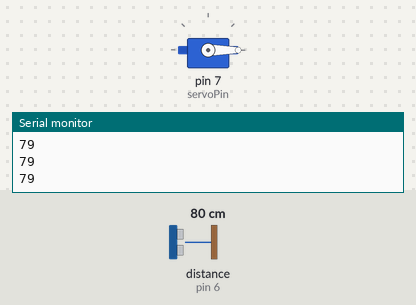
Bench run of a sketch on a simulated Arduino Uno, built with avr-gcc and run on an emulated ATmega328P. Parts: servo, the last lines printed to the serial monitor. Wiring (inferred from the names in the program): ultrasonic range finder: trigger pin 5; echo pin 6. The inputs (shaded band) are chosen by the test bench; at power-on: distance to the obstacle (sensor on pin 6) 80 cm. The echo pulse lasts 58.3 µs per cm.

Above: at 1.4 s.
1.5 s: distance to the obstacle (sensor on pin 6) set to 17 cm
3.0 s: distance to the obstacle (sensor on pin 6) set to 14 cm
4.5 s: distance to the obstacle (sensor on pin 6) set to 18 cm
At 6.8 s:
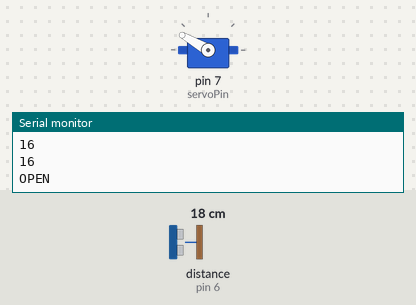
7.5 s: distance to the obstacle (sensor on pin 6) set to 2 cm
At 8.8 s:
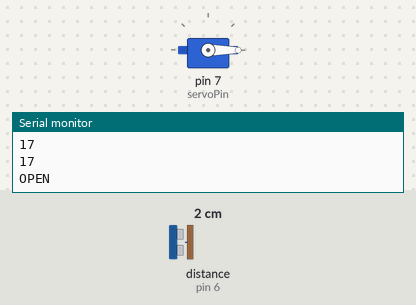
Timing chart, 0 to 10.0 s (numbered marks = the images above; inputs shaded):
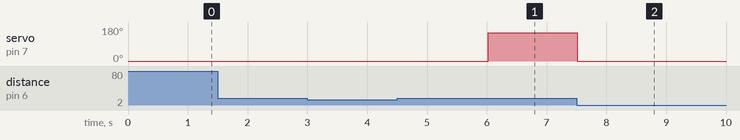

The sketch:

saniti2.ino
```cpp
#include <Servo.h>

Servo servo;

int trigPin = 5;

int echoPin = 6;

int servoPin = 7;

int led = 10;

long duration, dist, average;

long aver[3];


void setup() {

  Serial.begin (9600);

  servo.attach(servoPin);

  pinMode(trigPin, OUTPUT);

  pinMode(echoPin, INPUT);

  servo.write(0);

  delay(100);
  servo.write(0);

  delay(100);

  servo.detach();

}


void measure(){

  digitalWrite(10, HIGH);

  digitalWrite(trigPin, LOW);

  delayMicroseconds(5);

  digitalWrite(trigPin, HIGH);

  delayMicroseconds(15);

  digitalWrite(trigPin, LOW);

  pinMode(echoPin, INPUT);

  duration = pulseIn(echoPin, HIGH);

  dist = (duration/2) / 29.1;

  }

void loop(){

  for(int i = 0; i <= 2; i++){

    measure();

    aver[i] = dist;

    delay(10);

  }

  dist = (aver[0] + aver[1] + aver[2]) / 3;

  if(dist < 15){
        Serial.println("OPEN");

    servo.attach(servoPin);

    delay(1);

    servo.write(0);

    delay(3000);

    servo.write(150);

    delay(1000);

    servo.detach();

    }

    Serial.println(dist);

  }
```

Measured:
- after the input at 4.5 s, servo on pin 7 (servoPin): goes on until 6.0 s, then stays 150°
- after the input at 7.5 s, servo on pin 7 (servoPin): 150° → 0° at once
